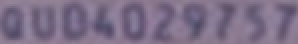
#> input picture demo_data/LR/img_1.png, 149 x 22 px (shown 2 times larger); its folder holds 4 pictures in this run
$ python compare_results.py
#> lines starting #> are read from the running program, lines starting #| are printed output that depends on the picture; pictures that were not available may be replaced by others from this repository, and a replacement may not be noted
import cv2
import os
import numpy as np

def create_comparison_grid(lr_dir, sr_dir, hr_dir, output_dir):
#> called with lr_dir = './demo_data/LR', sr_dir = './demo_result_images', hr_dir = './demo_data/HR', output_dir = './comparison_results'
    if not os.path.exists(output_dir):
        os.makedirs(output_dir)
        print(f"Folder output '{output_dir}' dibuat.")

    filenames = [f for f in os.listdir(hr_dir) if f.endswith(('.png', '.jpg'))]
    filenames.sort()

    print(f"Memproses {len(filenames)} gambar...")

    count = 0
    for fname in filenames:
        # 1. Definisi Path
        path_lr = os.path.join(lr_dir, fname)
        path_hr = os.path.join(hr_dir, fname)
        sr_filename = f"compare_{fname}"
        path_sr = os.path.join(sr_dir, sr_filename)

        # 2. Baca Gambar
        img_lr = cv2.imread(path_lr)
#> img_lr is the input picture: shape (22, 149, 3); mean B, G, R 134.6, 109.6, 124.1
        img_hr = cv2.imread(path_hr)
        img_sr = cv2.imread(path_sr)

        if img_lr is None or img_hr is None or img_sr is None:
            continue

        # 3. Persiapan Ukuran
        h, w, _ = img_hr.shape
#> h = 22; w = 149

        # Resize semua ke ukuran HR
        img_input_view = cv2.resize(img_lr, (w, h), interpolation=cv2.INTER_NEAREST)
        img_bicubic = cv2.resize(img_lr, (w, h), interpolation=cv2.INTER_CUBIC)
        img_sr = cv2.resize(img_sr, (w, h))
        img_hr = img_hr

        # --- 4. FUNGSI BARU: Tambah Footer Putih & Teks Tengah ---
        def add_caption_below(image, text, color=(0, 0, 0)):
#> called with text = 'Input (LR)', color = (0, 0, 0)
            h_img, w_img = image.shape[:2]
#> h_img = 22; w_img = 149
            footer_height = 35  # Tinggi area putih di bawah gambar

            # 1. Buat kanvas baru (Putih)
            # Tingginya = Tinggi Gambar + Footer
            new_h = h_img + footer_height
#> new_h = 57
            canvas = np.ones((new_h, w_img, 3), dtype=np.uint8) * 255

            # 2. Tempel gambar asli di bagian atas
            canvas[0:h_img, 0:w_img] = image
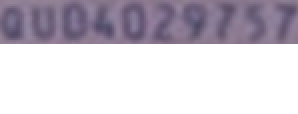
#> canvas: shape (57, 149, 3) (shown 2 times larger); mean B, G, R 208.5, 198.9, 204.5

            # 3. Hitung Posisi Teks agar Center
            font = cv2.FONT_HERSHEY_SIMPLEX
            font_scale = 0.4
            thickness = 1

            # Mendapatkan ukuran teks (lebar, tinggi)
            text_size = cv2.getTextSize(text, font, font_scale, thickness)[0]
            text_w, text_h = text_size

            # Rumus Center X: (Lebar Gambar - Lebar Teks) / 2
            x = (w_img - text_w) // 2
#> x = 42
            # Rumus Center Y: Tinggi Gambar + (Tinggi Footer + Tinggi Teks)/2
            y = h_img + (footer_height + text_h) // 2 - 4 # -4 biar agak naik dikit
#> y = 40

            # 4. Tulis Teks
            cv2.putText(canvas, text, (x, y), font, font_scale, color, thickness, cv2.LINE_AA)

            return canvas

        # Beri Label (Warna BGR: Blue, Green, Red)
        # Hitam (0,0,0) lebih formal untuk jurnal, tapi saya pakai warna pembeda sesuai request sebelumnya
        panel_1 = add_caption_below(img_input_view, "Input (LR)", color=(0, 0, 0))    # Hitam
        panel_2 = add_caption_below(img_bicubic, "Bicubic", color=(255, 0, 0))       # Biru
        panel_3 = add_caption_below(img_sr, "RTSRN (Ours)", color=(0, 128, 0))       # Hijau Tua
        panel_4 = add_caption_below(img_hr, "Ground Truth", color=(0, 0, 0))         # Hitam
#> call 4 of add_caption_below, with text = 'Ground Truth', color = (0, 0, 0)
#> in add_caption_below (call 4), `cv2.putText(canvas, text, (x, y), font, font_scale, color, thickness, ..`:
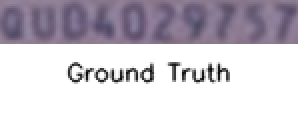
#> canvas: shape (57, 149, 3) (shown 2 times larger); mean B, G, R 202, 192.4, 198

        # 5. Gabung Gambar (Horizontal)
        # Karena tinggi gambar bertambah (ada footer), separator juga harus menyesuaikan
        h_new, _, _ = panel_1.shape
#> h_new = 57
        sep = np.ones((h_new, 5, 3), dtype=np.uint8) * 255 # Separator putih 5px

        combined = np.hstack((panel_1, sep, panel_2, sep, panel_3, sep, panel_4))
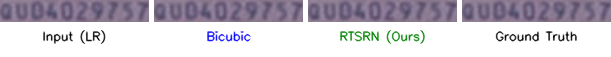
#> combined: shape (57, 611, 3); mean B, G, R 204.8, 195.3, 199.8

        # 6. Simpan
        save_path = os.path.join(output_dir, f"grid_{fname}")
        cv2.imwrite(save_path, combined)
        count += 1

    print(f"\nSelesai! {count} gambar disimpan di: {output_dir}")

if __name__ == '__main__':
    # --- KONFIGURASI FOLDER ---
    LR_FOLDER = './demo_data/LR'
    HR_FOLDER = './demo_data/HR'
    SR_FOLDER = './demo_result_images'
    OUTPUT_FOLDER = './comparison_results'

    create_comparison_grid(LR_FOLDER, SR_FOLDER, HR_FOLDER, OUTPUT_FOLDER)

$ run again, on demo_data/LR/img_15.png
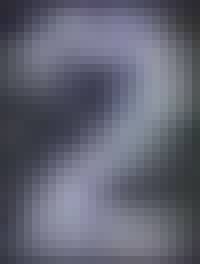
#> input picture demo_data/LR/img_15.png, 25 x 33 px (shown 8 times larger)
#> in create_comparison_grid, img_lr is the input picture: shape (33, 25, 3); mean B, G, R 113.5, 99.1, 96.2
#> in add_caption_below (call 4), `cv2.putText(canvas, text, (x, y), font, font_scale, color, thickness, ..`:
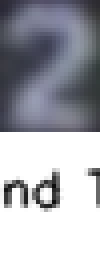
#> canvas: shape (68, 25, 3) (shown 4 times larger); mean B, G, R 178, 171, 169.6
#> in create_comparison_grid, `combined = np.hstack((panel_1, sep, panel_2, sep, panel_3, sep, panel_..`:
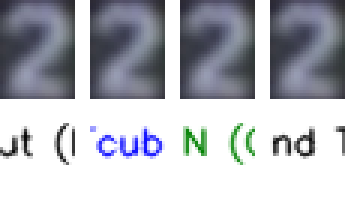
#> combined: shape (68, 115, 3) (shown 3 times larger); mean B, G, R 189.6, 182.4, 180.1
